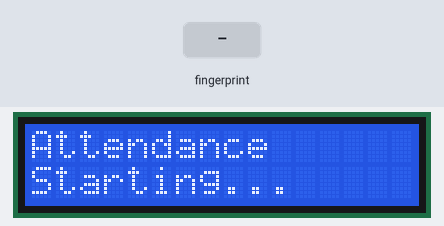
Recording of a sketch running on a simulated ESP32. On the bench: 16×2 character LCD. Inputs (shaded band) come from the test bench. WiFi joins after 1.5 s; servers stay silent unless stated; uploads are accepted with an empty reply; what the sketch prints to the serial monitor is not drawn.

Above: at 0.6 s.
At 6.0 s:
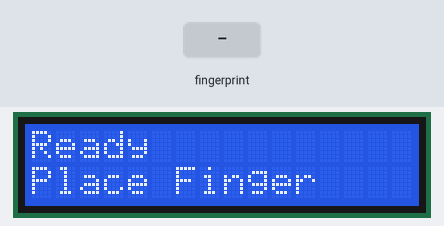
6.1 s: finger stored as number 1 placed on the sensor
At 6.61 s:
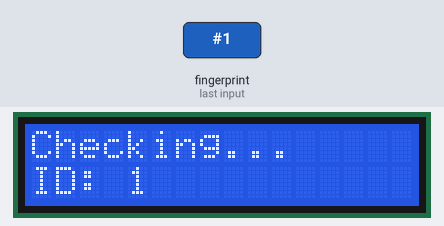
At 7.8 s:
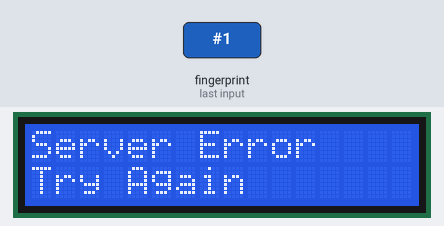
Timing chart, 0 to 9.3 s (numbered marks = the images above; inputs shaded):
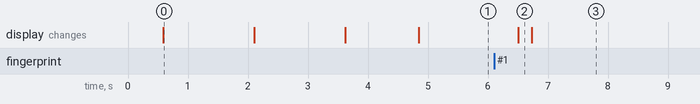

Measured:
- after the input at 6.1 s, the display: changes after 0.41 s (image 2)
- what the display in image 0 shows lasts 1.5 s, from 0.6 s to 2.1 s

The sketch:

attendence_wifi.ino
```cpp
#include <WiFi.h>
#include <HTTPClient.h>

#include <Adafruit_Fingerprint.h>

#include <Wire.h>
#include <hd44780.h>
#include <hd44780ioClass/hd44780_I2Cexp.h>


// =====================================================
// WIFI SETTINGS
// =====================================================

const char* WIFI_NAME = "ashim_25";
const char* WIFI_PASSWORD = "#########";


// Laptop Flask server
const char* SERVER_URL =
  "http://192.168.1.66:5000/api/attendance";


// =====================================================
// FINGERPRINT SENSOR
// =====================================================

HardwareSerial mySerial(2);

Adafruit_Fingerprint finger(&mySerial);


// =====================================================
// LCD
// =====================================================

hd44780_I2Cexp lcd;


// =====================================================
// SETUP
// =====================================================

void setup() {

  Serial.begin(115200);

  delay(500);


  // -------------------------------
  // LCD
  // -------------------------------

  int lcdStatus = lcd.begin(16, 2);

  if (lcdStatus == 0) {

    lcd.backlight();

    lcd.clear();

    lcd.setCursor(0, 0);
    lcd.print("Attendance");

    lcd.setCursor(0, 1);
    lcd.print("Starting...");

  } else {

    Serial.println("LCD initialization failed");

  }


  // -------------------------------
  // FINGERPRINT SENSOR
  // -------------------------------

  mySerial.begin(
    57600,
    SERIAL_8N1,
    16,
    17
  );

  finger.begin(57600);

  delay(500);


  if (finger.verifyPassword()) {

    Serial.println("Fingerprint sensor ready");

    finger.getTemplateCount();

    Serial.print("Stored fingerprints: ");
    Serial.println(finger.templateCount);

  } else {

    Serial.println("Fingerprint sensor NOT found");

    lcd.clear();

    lcd.setCursor(0, 0);
    lcd.print("Sensor Error");

    while (1) {
      delay(1000);
    }
  }


  // -------------------------------
  // CONNECT WIFI
  // -------------------------------

  connectWiFi();


  lcd.clear();

  lcd.setCursor(0, 0);
  lcd.print("Ready");

  lcd.setCursor(0, 1);
  lcd.print("Place Finger");
}


// =====================================================
// LOOP
// =====================================================

void loop() {

  int fingerprintID = getFingerprintID();


  if (fingerprintID > 0) {

    Serial.print("Fingerprint ID detected: ");
    Serial.println(fingerprintID);


    lcd.clear();

    lcd.setCursor(0, 0);
    lcd.print("Checking...");

    lcd.setCursor(0, 1);
    lcd.print("ID: ");
    lcd.print(fingerprintID);


    String result = sendAttendance(fingerprintID);


    if (result.length() > 0) {

      lcd.clear();

      lcd.setCursor(0, 0);

      if (result.length() > 16) {
        lcd.print(result.substring(0, 16));
      } else {
        lcd.print(result);
      }


      lcd.setCursor(0, 1);

      lcd.print("ID: ");
      lcd.print(fingerprintID);


      Serial.println("Attendance success");

      Serial.print("Name: ");
      Serial.println(result);

    } else {

      lcd.clear();

      lcd.setCursor(0, 0);
      lcd.print("Server Error");

      lcd.setCursor(0, 1);
      lcd.print("Try Again");
    }


    delay(3000);


    // Wait until finger is removed
    while (
      finger.getImage() !=
      FINGERPRINT_NOFINGER
    ) {

      delay(100);

    }


    lcd.clear();

    lcd.setCursor(0, 0);
    lcd.print("Ready");

    lcd.setCursor(0, 1);
    lcd.print("Place Finger");
  }


  delay(100);
}


// =====================================================
// READ FINGERPRINT
// =====================================================

int getFingerprintID() {

  uint8_t p = finger.getImage();


  if (p == FINGERPRINT_NOFINGER) {
    return -1;
  }


  if (p != FINGERPRINT_OK) {

    Serial.println(
      "Fingerprint image error"
    );

    return -1;
  }


  p = finger.image2Tz();


  if (p != FINGERPRINT_OK) {

    Serial.println(
      "Fingerprint conversion error"
    );

    return -1;
  }


  p = finger.fingerFastSearch();


  if (p == FINGERPRINT_OK) {

    Serial.print("Match found. ID: ");
    Serial.println(finger.fingerID);

    Serial.print("Confidence: ");
    Serial.println(finger.confidence);

    return finger.fingerID;

  }


  if (p == FINGERPRINT_NOTFOUND) {

    Serial.println(
      "Fingerprint not registered"
    );


    lcd.clear();

    lcd.setCursor(0, 0);
    lcd.print("Not Registered");


    delay(1500);


    lcd.clear();

    lcd.setCursor(0, 0);
    lcd.print("Ready");

    lcd.setCursor(0, 1);
    lcd.print("Place Finger");

  }


  return -1;
}


// =====================================================
// WIFI CONNECTION
// =====================================================

void connectWiFi() {

  Serial.println();
  Serial.println("Connecting to WiFi...");


  lcd.clear();

  lcd.setCursor(0, 0);
  lcd.print("Connecting WiFi");


  WiFi.begin(
    WIFI_NAME,
    WIFI_PASSWORD
  );


  int attempt = 0;


  while (
    WiFi.status() != WL_CONNECTED
  ) {

    delay(500);

    Serial.print(".");

    attempt++;


    // restart WiFi connection every ~10 seconds
    if (attempt > 20) {

      Serial.println();

      Serial.println(
        "Retrying WiFi..."
      );


      WiFi.disconnect();

      delay(500);


      WiFi.begin(
        WIFI_NAME,
        WIFI_PASSWORD
      );


      attempt = 0;
    }
  }


  Serial.println();
  Serial.println("WiFi connected");


  Serial.print("ESP32 IP: ");
  Serial.println(WiFi.localIP());


  lcd.clear();

  lcd.setCursor(0, 0);
  lcd.print("WiFi Connected");

  delay(1200);
}


// =====================================================
// SEND ATTENDANCE TO FLASK
// =====================================================

String sendAttendance(int id) {

  // reconnect if WiFi disconnected
  if (
    WiFi.status() != WL_CONNECTED
  ) {

    connectWiFi();

  }


  HTTPClient http;


  Serial.println();
  Serial.println("Sending attendance...");


  Serial.print("Server: ");
  Serial.println(SERVER_URL);


  http.begin(SERVER_URL);


  http.addHeader(
    "Content-Type",
    "application/x-www-form-urlencoded"
  );


  String postData =
    "id=" + String(id);


  Serial.print("POST data: ");
  Serial.println(postData);


  int responseCode =
    http.POST(postData);


  Serial.print(
    "HTTP response code: "
  );

  Serial.println(responseCode);


  String response = "";


  if (responseCode == 200) {

    response = http.getString();

    response.trim();


    Serial.print(
      "Server response: "
    );

    Serial.println(response);

  }


  else if (
    responseCode == 404
  ) {

    response = "Unknown ID";


    Serial.println(
      "Employee not found in database"
    );

  }


  else if (
    responseCode > 0
  ) {

    Serial.print(
      "Server error response: "
    );

    Serial.println(
      http.getString()
    );

  }


  else {

    Serial.print(
      "HTTP connection error: "
    );

    Serial.println(
      http.errorToString(
        responseCode
      )
    );

  }


  http.end();


  return response;
}
```
